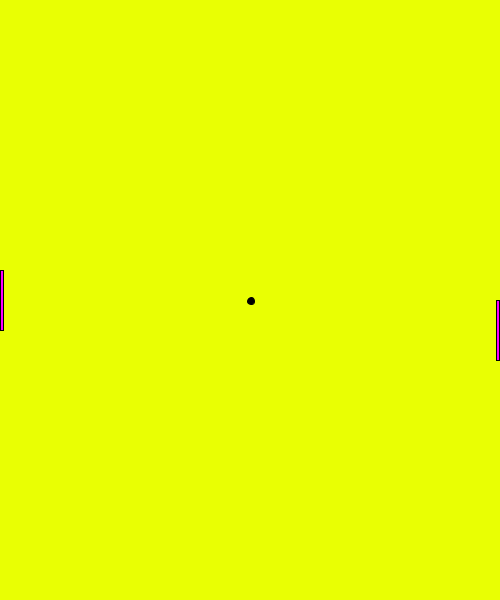
Frame 1 (no input)
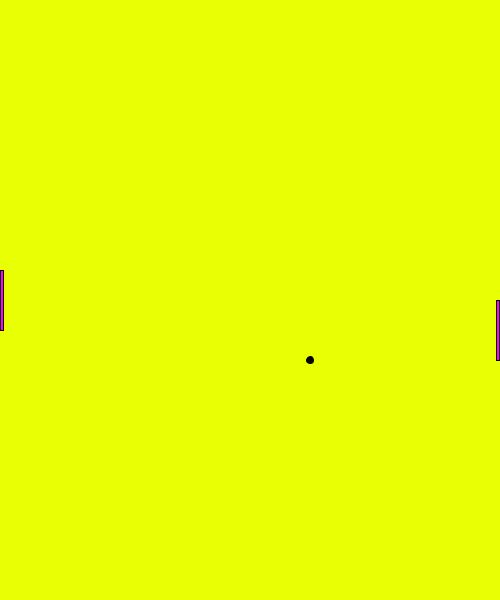
Frame 60 (the mouse pressed at the canvas centre just before this capture)
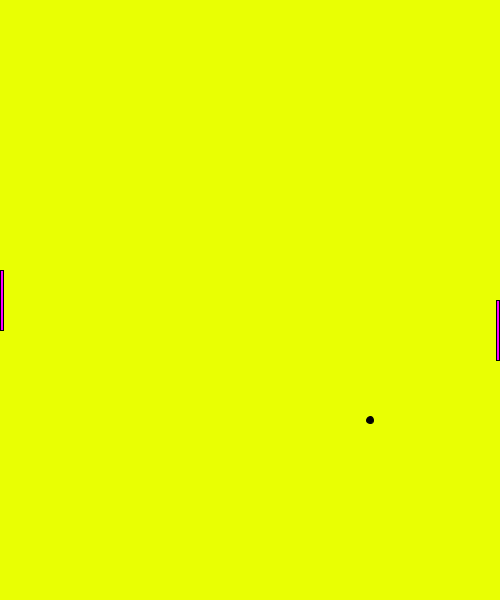
Frame 120 (the mouse held since frame 60 and released just before this capture)

The Processing sketch that drew these frames (run headless with seeded random() and noise(); from frame 60 on, the mouse is pressed at the canvas centre):

// Processing sketch: DrawingPaddles
// ── DrawingPaddles.pde
// Global Variables
int ballX, ballY;
int ballStartX, ballStartY;
int ballDiameter;
int ballMoveX = 1, ballMoveY = 1;
int paddleWidthRatio; //Variable is being repeated in setup() figuring good width of paddle, half of ballDiameter
//Reason: do not bounce of the edge of the paddle
int paddleHeightRatio = 10;
int [] paddle = {0, 0}; //Paddle width and height
int [] player = new int [4]; //Alternate way of initializing an Array, for paddles
//0: Player1_X, 1:Player1_Y, 2:Player2_X, 3:Player2_Y
// End Global Variables

void setup() {
  size(500, 600);
  ballStartX = width/2;
  ballStartY = height/2;
  ballX = ballStartX;
  ballY = ballStartY;
  ballDiameter = width/70; //must pick one dimension for both ellipse diameters, for a circle
  
  paddleWidthRatio = ballDiameter/2;
  paddle[0] = paddleWidthRatio; 
  paddle[1] = height/paddleHeightRatio; 
  player[0] = 0;
  player[1] = height/2 - height/paddleHeightRatio/2; //middle minus half the paddle to find the paddle's center
  int section = width / paddleWidthRatio; // Local Variable: calculate the divisions of the paddle and draw in the last one
  player[2] = width*(section-1)/section; // *(paddlewidthRatio-1)/paddlewidthRatio
  player[3] = height/2;
}

void draw() {
  background(#E9FF03); //Yellow

  //Calcualting "next" ball position
  //Section necessary when calling functions so passing current arguements
  ballX += ballMoveX; //origonally x+1 operation
  ballY += ballMoveY; //origonally x+1 operation

  //Ball Movement within Pong Table
  if (ballX == width || ballX == 0) {
    ballMoveX = ballMoveX * (-1);
  }
  if (ballY == height || ballY == 0) {
    ballMoveY = ballMoveY * (-1);
  }

  //Printing Ball
  fill(0); //Black
  ellipse(ballX, ballY, ballDiameter, ballDiameter);

  //Drawing Paddles
  fill(#FF00FF); //Purple
  rect(player[0], player[1], paddle[0], paddle[1]);
  rect(player[2], player[3], paddle[0], paddle[1]);
  fill(0); //Reseting to Black

  //Debugging Ball Position
  //print ("Ball X-Value: " + ballX);
  //println (", Ball Y-Value: " + ballY);
}
